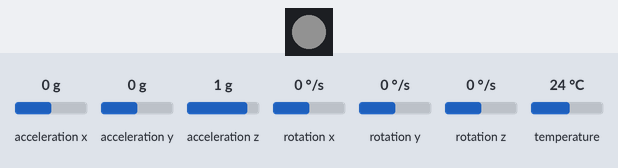
A sketch run on a simulated ESP32. Shown: 1 RGB LEDs in strip order, left to right. The inputs (shaded band) are chosen by the test bench; at power-on: acceleration z 1 g, acceleration x 0 g, acceleration y 0 g, rotation x 0 °/s, rotation y 0 °/s, rotation z 0 °/s, temperature 24 °C. Dim RGB values are drawn brighter than linear.

Above: at 1.04 s.
1.3 s: acceleration z set to -1.4 g
At 2.69 s:
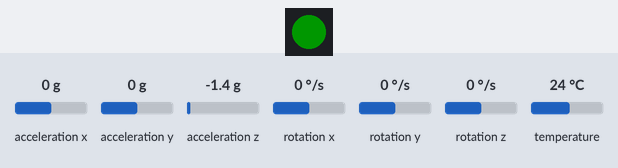
4.3 s: acceleration x set to -1.4 g
At 5.6 s:
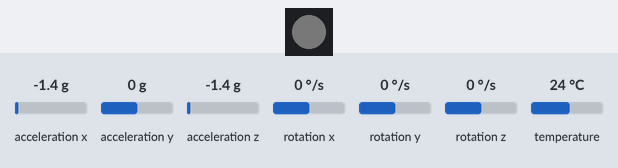
7.3 s: acceleration z set to 0 g
At 8.97 s:
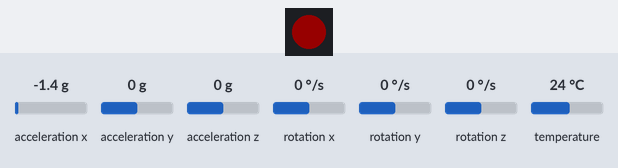
10.3 s: acceleration x set to 0.8 g
At 12.11 s:
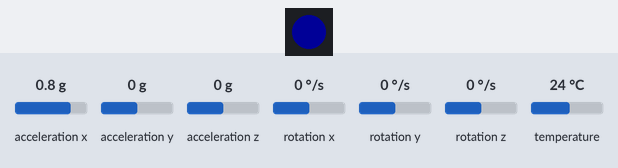
13.3 s: acceleration y set to 0.8 g
At 13.7 s:
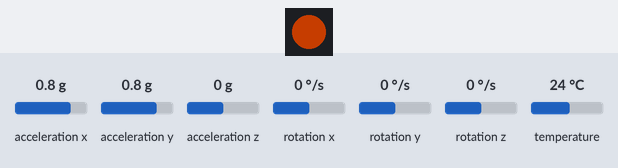
16.3 s: acceleration x set to -0.8 g
At 18.2 s:
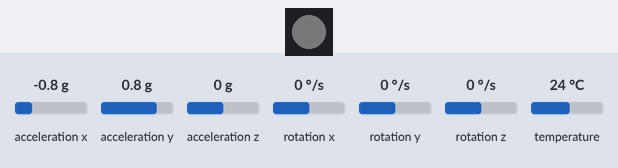
Timing chart, 0 to 20.3 s (numbered marks = the images above; inputs shaded):
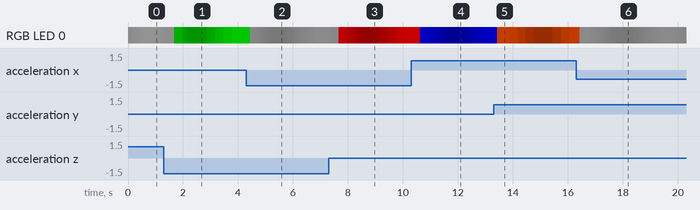

The sketch:

integration_test_withglow.ino
```cpp
/*
  Student Tetrahedron — Orientation + Soft Glow (Breathing)
  Hardware : XIAO MINI ESP32S + MPU6050 + 1 x WS2812B NeoPixel
  This test builds on the basic orientation detection to add a soft breathing
  glow effect to the NeoPixel. The LED will smoothly pulse in brightness while
  maintaining the color corresponding to the detected face. This makes the
  feedback more visually appealing and easier to notice
*/

#include <Adafruit_MPU6050.h>
#include <Adafruit_NeoPixel.h>
#include <Adafruit_Sensor.h>
#include <Wire.h>

// ── Configuration ────────────────────────────────────────────────────────────
#define LED_PIN D6
#define NUM_LEDS 1
#define SAMPLES 5          // Reduced samples for faster LED refresh
#define DEBOUNCE_COUNT 10  // Increased to compensate for faster loop

#define MIN_MAG 5.0f
#define MAX_MAG 15.0f

Adafruit_MPU6050 mpu;
Adafruit_NeoPixel strip(NUM_LEDS, LED_PIN, NEO_GRB + NEO_KHZ800);

struct Vec3 {
  float x, y, z;
};

const Vec3 FACE_VECTORS[4] = {
    {0.494f, 0.040f, -12.610f},  // Face 0: Green
    {-7.802f, -4.533f, 0.600f},  // Face 1: Red
    {0.720f, 9.341f, 0.913f},    // Face 2: Orange
    {8.239f, -5.002f, 0.883f}    // Face 3: Blue
};

// ── State Variables ──────────────────────────────────────────────────────────
int currentFace = -1;
int candidateFace = -1;
int debounceCount = 0;

// Colors (R, G, B)
uint8_t targetR = 50, targetG = 50, targetB = 50;

// ── Math & Sensing ───────────────────────────────────────────────────────────

float magnitude(Vec3 v) { return sqrt(v.x * v.x + v.y * v.y + v.z * v.z); }

float angleDeg(Vec3 a, Vec3 b) {
  float magA = magnitude(a);
  float magB = magnitude(b);
  if (magA < 0.001f || magB < 0.001f) return 180.0f;
  float dot = (a.x * b.x + a.y * b.y + a.z * b.z) / (magA * magB);
  return degrees(acos(constrain(dot, -1.0f, 1.0f)));
}

// Sets the color target; the loop handles the "glow"
void updateTargetColor(int face) {
  switch (face) {
    case 0:
      targetR = 0;
      targetG = 255;
      targetB = 0;
      break;  // Green
    case 1:
      targetR = 255;
      targetG = 0;
      targetB = 0;
      break;  // Red
    case 2:
      targetR = 255;
      targetG = 80;
      targetB = 0;
      break;  // Orange
    case 3:
      targetR = 0;
      targetG = 0;
      targetB = 255;
      break;  // Blue
    default:
      targetR = 30;
      targetG = 30;
      targetB = 30;
      break;  // Dim White
  }
}

// ── Glow Logic ───────────────────────────────────────────────────────────────

void updateGlow() {
  // Use a sine wave to calculate brightness (0.0 to 1.0)
  // millis() / 1000.0 controls the speed of the breath
  float speed = 2.0;
  float intensity = (sin(millis() * 0.001 * speed) + 1.0) / 2.0;

  // Scale intensity so it never goes completely black (0.2 to 1.0 range)
  intensity = 0.2 + (intensity * 0.8);

  strip.setPixelColor(0, strip.Color((uint8_t)(targetR * intensity),
                                     (uint8_t)(targetG * intensity),
                                     (uint8_t)(targetB * intensity)));
  strip.show();
}

Vec3 readSmoothed() {
  float sx = 0, sy = 0, sz = 0;
  for (int i = 0; i < SAMPLES; i++) {
    sensors_event_t a, g, temp;
    mpu.getEvent(&a, &g, &temp);
    sx += a.acceleration.x;
    sy += a.acceleration.y;
    sz += a.acceleration.z;
  }
  return {sx / SAMPLES, sy / SAMPLES, sz / SAMPLES};
}

int detectFace(Vec3 reading) {
  float mag = magnitude(reading);
  if (mag < MIN_MAG || mag > MAX_MAG) return -1;

  int bestFace = -1;
  float minAngle = 180.0f;
  for (int i = 0; i < 4; i++) {
    float angle = angleDeg(reading, FACE_VECTORS[i]);
    if (angle < minAngle) {
      minAngle = angle;
      bestFace = i;
    }
  }
  return (minAngle > 45.0f) ? -1 : bestFace;
}

// ── Setup & Loop ─────────────────────────────────────────────────────────────

void setup() {
  Serial.begin(115200);
  strip.begin();
  strip.setBrightness(100);  // We handle dimming via math, so keep global high

  if (!mpu.begin()) {
    while (1);
  }
  mpu.setAccelerometerRange(MPU6050_RANGE_2_G);
  mpu.setFilterBandwidth(MPU6050_BAND_21_HZ);
}

void loop() {
  Vec3 reading = readSmoothed();
  int detected = detectFace(reading);

  // Debounce
  if (detected == candidateFace) {
    debounceCount++;
  } else {
    candidateFace = detected;
    debounceCount = 0;
  }

  if (debounceCount >= DEBOUNCE_COUNT && detected != currentFace) {
    currentFace = detected;
    updateTargetColor(currentFace);
  }

  // Always update the glow intensity every frame
  updateGlow();
}
```
